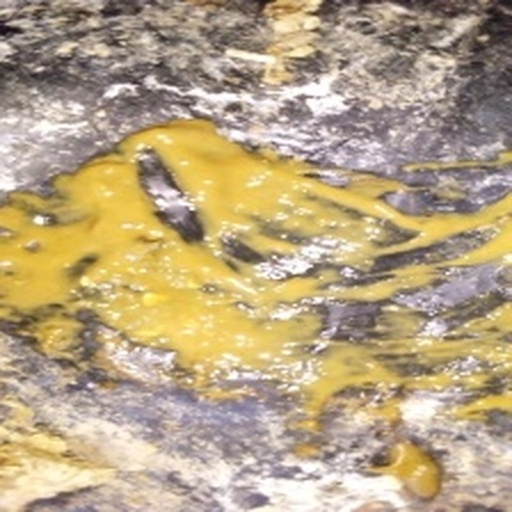
#> input picture Macine learing (bird deaseser)/quarantine_duplicates/Coccidiosis_cocci.1310.jpg, 512 x 512 px
$ python -i augment_to_500.py   (imports and definitions only)
#> lines starting #> are read from the running program, lines starting #| are printed output that depends on the picture
"""
Data Augmentation Script for Poultry Disease Dataset
Hedef: Her sınıfta minimum 500 görüntü olmasını sağlamak
"""

import os
import sys
from pathlib import Path
from PIL import Image
import random
from collections import defaultdict
import shutil

# Fix Windows console encoding
if sys.platform == 'win32':
    import io
    sys.stdout = io.TextIOWrapper(sys.stdout.buffer, encoding='utf-8')
    sys.stderr = io.TextIOWrapper(sys.stderr.buffer, encoding='utf-8')

# Dataset path
DATASET_DIR = Path("final_dataset_10_classes")
MIN_IMAGES = 500

# [55 lines left out: function analyze_dataset, not called in this run]

def apply_augmentation(image):
    """Apply random augmentation to an image"""
    augmentations = []

    # Random horizontal flip
    if random.random() > 0.5:
        image = image.transpose(Image.FLIP_LEFT_RIGHT)
        augmentations.append("hflip")

    # Random vertical flip
    if random.random() > 0.5:
        image = image.transpose(Image.FLIP_TOP_BOTTOM)
        augmentations.append("vflip")

    # Random rotation (90, 180, 270 degrees)
    rotation = random.choice([0, 90, 180, 270])
    if rotation > 0:
        image = image.rotate(rotation, expand=True)
        augmentations.append(f"rot{rotation}")

    # Random brightness adjustment
    if random.random() > 0.5:
        from PIL import ImageEnhance
        factor = random.uniform(0.8, 1.2)
        enhancer = ImageEnhance.Brightness(image)
        image = enhancer.enhance(factor)
        augmentations.append("bright")

    # Random contrast adjustment
    if random.random() > 0.5:
        from PIL import ImageEnhance
        factor = random.uniform(0.8, 1.2)
        enhancer = ImageEnhance.Contrast(image)
        image = enhancer.enhance(factor)
        augmentations.append("contrast")

    return image, "_".join(augmentations) if augmentations else "copy"

# [103 lines left out: functions augment_class, main, not called in this run]

# [2 lines not run here, left out]

>>> import cv2
>>> picture = cv2.imread('quarantine_duplicates/Coccidiosis_cocci.1310.jpg', cv2.IMREAD_GRAYSCALE)
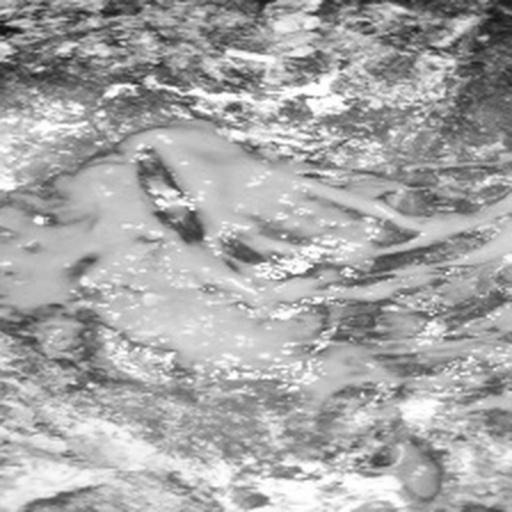
#> picture: shape (512, 512); min 13, max 255, mean 166.9
#> (the run stopped early here; a loop or call above may not have finished)

$ run again, on Macine learing (bird deaseser)/quarantine_duplicates/Coccidiosis_cocci.1895.jpg
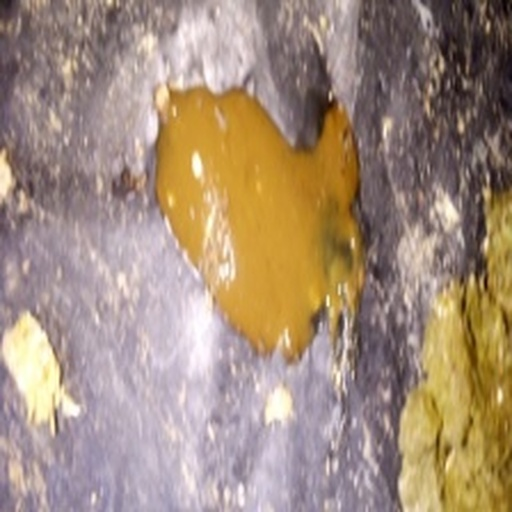
#> input picture Macine learing (bird deaseser)/quarantine_duplicates/Coccidiosis_cocci.1895.jpg, 512 x 512 px
#> `picture = cv2.imread('quarantine_duplicates/Coccidiosis_cocci.1310.jpg..`:
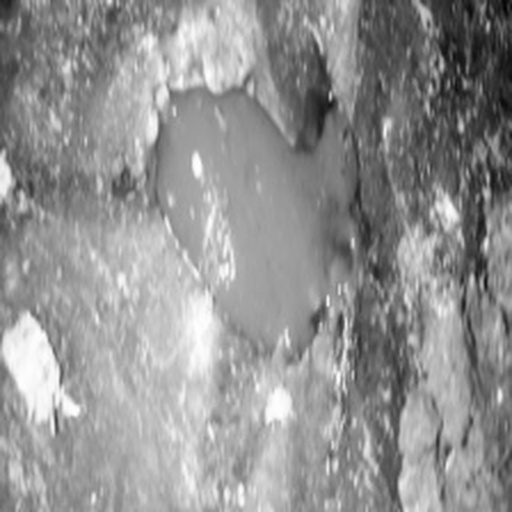
#> picture: shape (512, 512); min 2, max 255, mean 146.7

$ run again, on Macine learing (bird deaseser)/quarantine_duplicates/Coccidiosis_csv_1036_cocci.1930.jpg
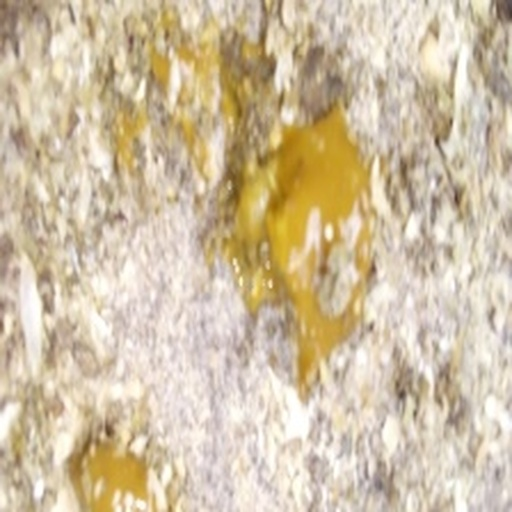
#> input picture Macine learing (bird deaseser)/quarantine_duplicates/Coccidiosis_csv_1036_cocci.1930.jpg, 512 x 512 px
#> `picture = cv2.imread('quarantine_duplicates/Coccidiosis_cocci.1310.jpg..`:
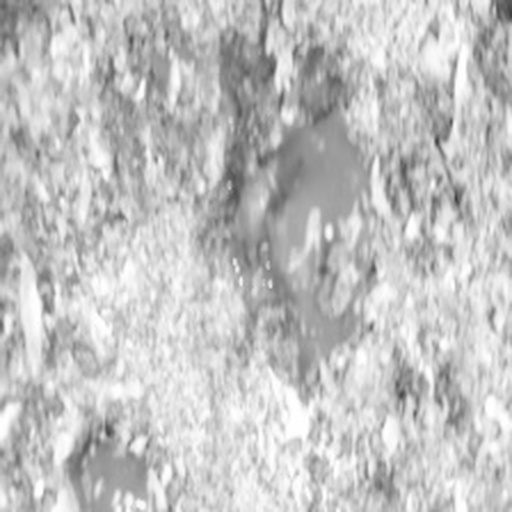
#> picture: shape (512, 512); min 60, max 255, mean 194

$ run again, on Macine learing (bird deaseser)/quarantine_duplicates/Coccidiosis_csv_1046_cocci.194.jpg
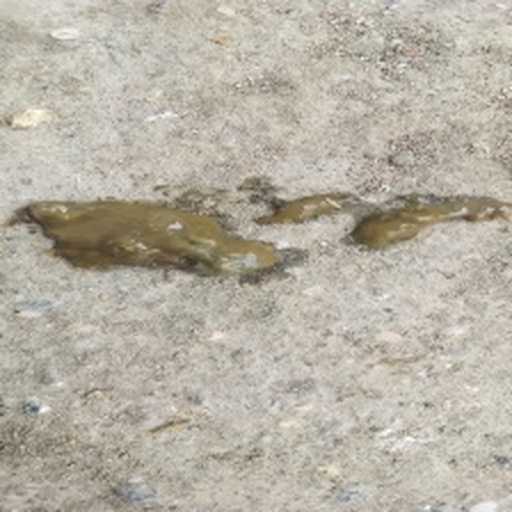
#> input picture Macine learing (bird deaseser)/quarantine_duplicates/Coccidiosis_csv_1046_cocci.194.jpg, 512 x 512 px
#> `picture = cv2.imread('quarantine_duplicates/Coccidiosis_cocci.1310.jpg..`:
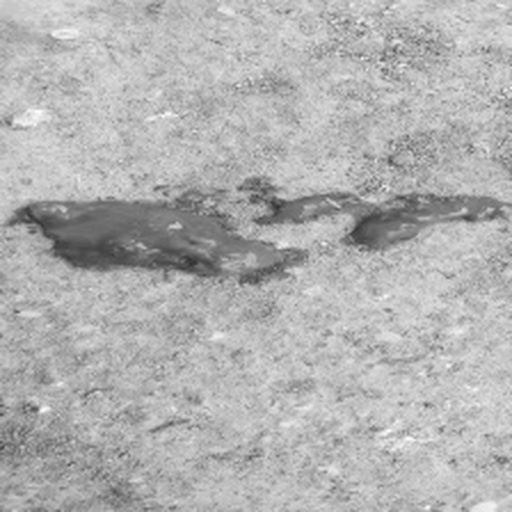
#> picture: shape (512, 512); min 48, max 255, mean 177.5
